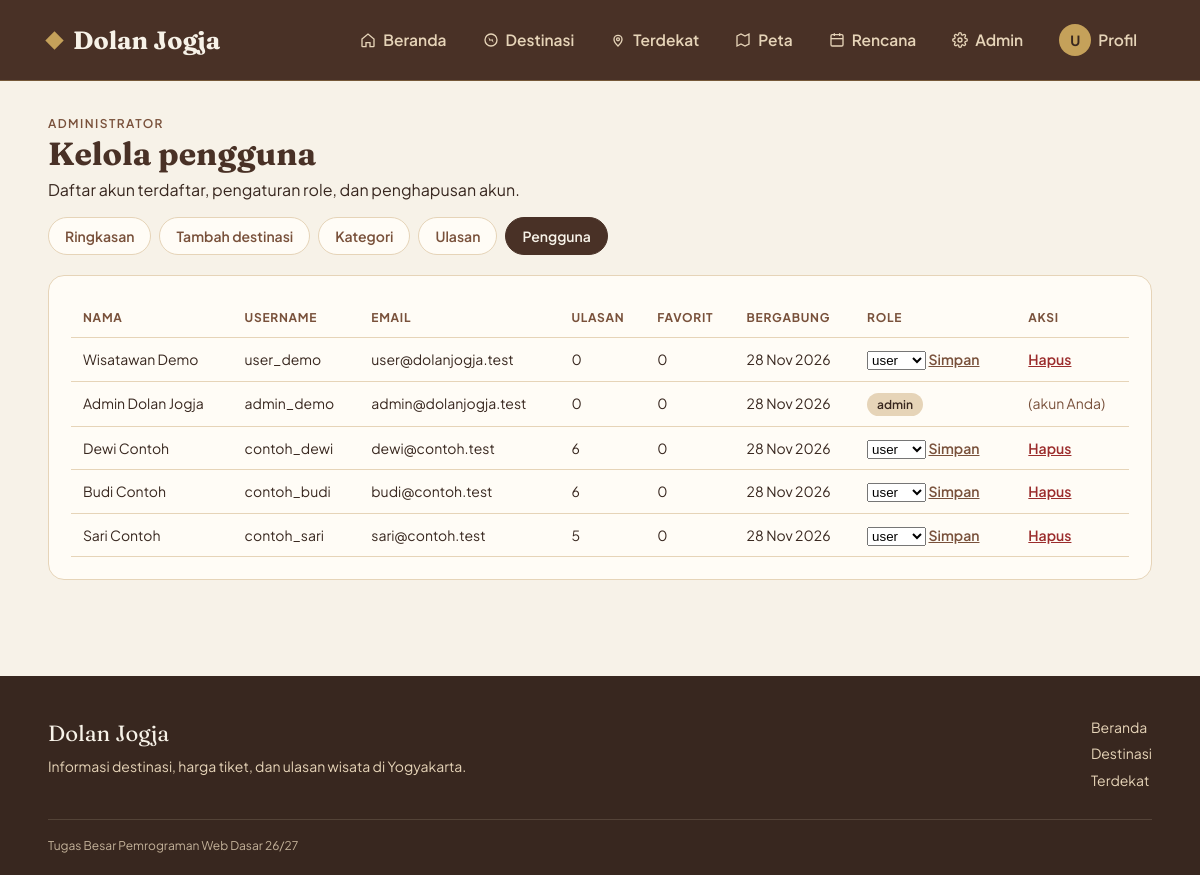
Screenshot of /admin/pengguna.php (signed in) with the database file from the repository.
### tables this page shows
CREATE TABLE users (
  id INT AUTO_INCREMENT PRIMARY KEY,
  username VARCHAR(30) NOT NULL UNIQUE,
  email VARCHAR(100) NOT NULL UNIQUE,
  password VARCHAR(255) NOT NULL,
  nama_lengkap VARCHAR(100) NOT NULL,
  no_hp VARCHAR(20) DEFAULT NULL,
  foto VARCHAR(255) DEFAULT NULL,
  role ENUM('user','admin') NOT NULL DEFAULT 'user',
  created_at TIMESTAMP DEFAULT CURRENT_TIMESTAMP
);

### includes/fungsi.php (called while the page is built, shortened)
<?php
function e($teks) {
    return htmlspecialchars((string) $teks, ENT_QUOTES, "UTF-8");
}

### admin/pengguna.php (the view, shortened to what this page needs)
<?php
require_once __DIR__ . "/../includes/init.php";
$me = (int) $USER["id"];
$rows = $conn->query("SELECT u.id, u.username, u.email, u.nama_lengkap, u.role, u.created_at,
        (SELECT COUNT(*) FROM reviews r WHERE r.user_id=u.id) AS n_ulasan,
        (SELECT COUNT(*) FROM wishlists w WHERE w.user_id=u.id) AS n_fav
        FROM users u ORDER BY u.created_at DESC, u.id DESC");
$self = url("admin/pengguna.php");
header_web("Kelola Pengguna");
?>
<div class="page-heading">
  <span class="eyebrow">Administrator</span>
  <h1>Kelola pengguna</h1>
  <p>Daftar akun terdaftar, pengaturan role, dan penghapusan akun.</p>
</div>
<?php subnav_admin("pengguna"); ?>
<div class="panel table-wrap">
  <table>
    <thead><tr><th>Nama</th><th>Username</th><th>Email</th><th>Ulasan</th><th>Favorit</th><th>Bergabung</th><th>Role</th><th>Aksi</th></tr></thead>
    <tbody>
      <?php while ($u = $rows->fetch_assoc()) { ?>
      <tr>
        <td><?php echo e($u["nama_lengkap"]); ?></td>
        <td><?php echo e($u["username"]); ?></td>
        <td><?php echo e($u["email"]); ?></td>
        <td><?php echo (int) $u["n_ulasan"]; ?></td>
        <td><?php echo (int) $u["n_fav"]; ?></td>
        <td><?php echo e(tanggal($u["created_at"])); ?></td>
        <?php if ((int) $u["id"] === $me) { ?>
        <td><span class="tag"><?php echo e($u["role"]); ?></span></td>
        <td class="muted">(akun Anda)</td>
        <?php } else { ?>
        <td>
          <form class="inline" method="post" action="<?php echo $self; ?>">
            <div>
              <select name="role" title="Role pengguna">
                <option value="user"<?php echo $u["role"] === "user" ? ' selected="selected"' : ""; ?>>user</option>
              </select>
              <button type="submit" class="link-btn">Simpan</button>
            </div>
          </form>
        </td>
        <td class="aksi"><?php echo form_aksi($self, "hapus", $u["id"], "Hapus", "Hapus pengguna ini beserta ulasan dan favoritnya?"); ?></td>
        <?php } ?>
      </tr>
      <?php } ?>
    </tbody>
  </table>
</div>
<?php footer_web(); ?>

### includes/init.php (shortened to what this page needs)
<?php
if (!function_exists('url')) {
    function url($path = "") { return BASE_URL . ltrim($path, "/"); }
}
if (!function_exists('wajib_admin')) {
    function wajib_admin() {
        $USER = array("id" => (int) $_SESSION["user_id"], "username" => $_SESSION["username"] ?? "", "role" => $_SESSION["role"] ?? "");
    }
}
if (!function_exists('tanggal')) {
    function tanggal($waktu) {
        $bln = array(1 => "Jan", "Feb", "Mar", "Apr", "Mei", "Jun", "Jul", "Agu", "Sep", "Okt", "Nov", "Des");
        $t = strtotime((string) $waktu);
        return $t ? date("j", $t) . " " . $bln[(int) date("n", $t)] . " " . date("Y", $t) : "-";
    }
}
if (!function_exists('form_aksi')) {
    function form_aksi($action, $aksi, $id, $label, $konfirmasi = "") {
        $js = $konfirmasi !== "" ? ' onsubmit="return confirm(' . e(json_encode($konfirmasi)) . ');"' : "";
        return '<form class="inline" method="post" action="' . e($action) . '"' . $js . '><div class="inline">'
            . csrf_field()
            . '<input type="hidden" name="aksi" value="' . e($aksi) . '" />'
            . '<input type="hidden" name="id" value="' . (int) $id . '" />'
            . '<button type="submit" class="link-btn' . ($aksi === "hapus" ? " bahaya" : "") . '">' . e($label) . '</button>'
            . '</div></form>';
    }
}
if (!function_exists('subnav_admin')) {
    function subnav_admin($aktif) {
        $menu = array(
            "index"     => array("admin/index.php", "Ringkasan"),
            "destinasi" => array("admin/destinasi.php", "Tambah destinasi"),
            "kategori"  => array("admin/kategori.php", "Kategori"),
            "ulasan"    => array("admin/ulasan.php", "Ulasan"),
            "pengguna"  => array("admin/pengguna.php", "Pengguna"),
        );
        echo '<div class="subnav">';
        foreach ($menu as $kunci => $m) {
            echo '<a' . ($kunci === $aktif ? ' class="aktif"' : '') . ' href="' . e(url($m[0])) . '">' . e($m[1]) . '</a>';
        }
        echo '</div>';
    }
}
if (!function_exists('header_web')) {
    function header_web($judul = "Admin") {
        require_once __DIR__ . "/header.php";
        echo '<div class="wadah admin-wrap">';
    }
}
if (!function_exists('footer_web')) {
    function footer_web() {
        echo '</div>';
        require_once __DIR__ . "/footer.php";
    }
}

### assets/css/style.css (style rules this page uses)
:root { --lebar: 1320px; --soga-gelap: #493126; --coklat-jawa: #79513B; --batik: #B88962; --pasir: #E6D4B8; --krem: #F7F2E8; --indigo: #263B50; --taupe: #A18B78; --emas: #C5A15A; --kakao: #38271F; --sage: #87977A; --font-judul: "Fraunces", Georgia, "Times New Roman", serif; --font-isi: "Plus Jakarta Sans", "Segoe UI", Arial, sans-serif; }
* { box-sizing: border-box; }
body { margin: 0; background: var(--krem); color: var(--kakao); font-family: var(--font-isi); font-size: 16px; line-height: 1.6; }
h1, h2, h3 { font-family: var(--font-judul); line-height: 1.2; margin: 0 0 .5em; color: var(--soga-gelap); }
p { margin: 0 0 .6em; }
a { color: var(--coklat-jawa); }
.wadah { max-width: var(--lebar); margin: 0 auto; padding: 0 20px; }
.eyebrow { color: var(--coklat-jawa); letter-spacing: .12em; text-transform: uppercase; font-size: 12px; font-weight: 600; margin-bottom: 6px; }
.panel { background: #FFFCF6; border: 1px solid var(--pasir); border-radius: 16px; padding: 22px; margin-bottom: 20px; }
.inline { display: inline; }
.admin-wrap { padding-top: 28px; padding-bottom: 20px; }
.page-heading { margin-bottom: 14px; }
.page-heading h1 { margin: 0 0 4px; }
.subnav { display: flex; gap: 8px; flex-wrap: wrap; margin: 0 0 20px; }
.subnav a { padding: 7px 16px; border: 1px solid var(--pasir); border-radius: 999px; text-decoration: none; font-size: 14px; font-weight: 600; color: var(--coklat-jawa); background: #FFFCF6; }
.subnav a.aktif { background: var(--soga-gelap); border-color: var(--soga-gelap); color: var(--krem); }
.table-wrap { overflow-x: auto; }
.table-wrap table { width: 100%; border-collapse: collapse; font-size: 14px; }
.table-wrap th { text-align: left; font-size: 12px; text-transform: uppercase; letter-spacing: .06em; color: var(--coklat-jawa); }
.table-wrap th, .table-wrap td { padding: 10px 12px; border-bottom: 1px solid var(--pasir); vertical-align: middle; }
.aksi { white-space: nowrap; }
.aksi a, .link-btn { background: none; border: 0; padding: 0 8px 0 0; font: 600 14px var(--font-isi); color: var(--coklat-jawa); text-decoration: underline; cursor: pointer; }
.link-btn.bahaya { color: #9B2C2C; }
.tag { display: inline-block; padding: 2px 10px; border-radius: 999px; background: var(--pasir); font-size: 12px; font-weight: 600; }
.muted { color: var(--coklat-jawa); }
:root { --lebar: 100%; --tepi: clamp(20px, 4vw, 88px); }
.wadah, .navbar-isi, .hero-isi { padding-left: var(--tepi); padding-right: var(--tepi); }

### rows the page displays
users: nama_lengkap "Wisatawan Demo", username "user_demo", email "user@dolanjogja.test", n_ulasan "0", n_fav "0", created_at "28 Nov 2026", role "user"
users: nama_lengkap "Admin Dolan Jogja", username "admin_demo", email "admin@dolanjogja.test", n_ulasan "0", n_fav "0", created_at "28 Nov 2026", role "admin"
users: nama_lengkap "Dewi Contoh", username "contoh_dewi", email "dewi@contoh.test", n_ulasan "6", n_fav "0", created_at "28 Nov 2026", role "user"
users: nama_lengkap "Budi Contoh", username "contoh_budi", email "budi@contoh.test", n_ulasan "6", n_fav "0", created_at "28 Nov 2026", role "user"
users: nama_lengkap "Sari Contoh", username "contoh_sari", email "sari@contoh.test", n_ulasan "5", n_fav "0", created_at "28 Nov 2026", role "user"

### other values shown
$nav_inisial "U"
$m[1] "Ringkasan"
$m[1] "Tambah destinasi"
$m[1] "Kategori"
$m[1] "Ulasan"
$m[1] "Pengguna"
